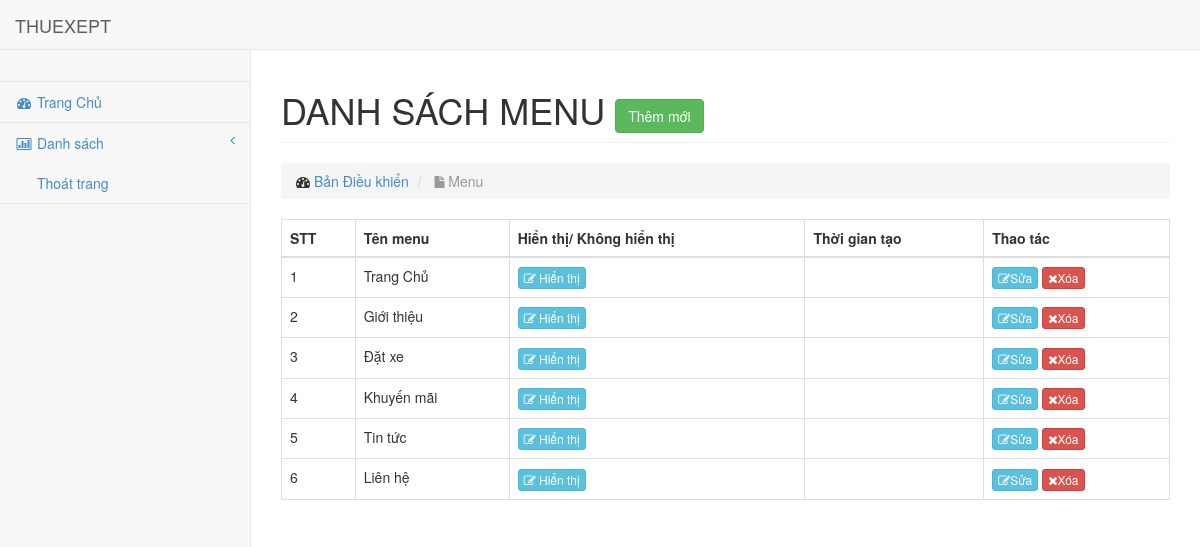
The page /admin/modules/menu/index.php on the database its author committed.
### tables this page shows
CREATE TABLE IF NOT EXISTS `menu` (
`id` int(11) NOT NULL,
  `name` varchar(100) DEFAULT NULL,
  `slug` varchar(100) DEFAULT NULL,
  `images` varchar(100) DEFAULT NULL,
  `home` tinyint(4) DEFAULT '1',
  `created_at` timestamp NULL DEFAULT NULL,
  `updated_at` timestamp NULL DEFAULT NULL ON UPDATE CURRENT_TIMESTAMP
);

### libraries/database.php (called while the page is built, shortened)
<?php
class Database
{
    public $link;
    public function __construct()
    {
        $this->link = mysqli_connect("localhost", "root", "", "xehaidang") or die ();
        mysqli_set_charset($this->link, "utf8");
    }
    public function fetchsql($sql, $debug = false)
    {
        $result = mysqli_query($this->link, $sql) or die("Lỗi  truy vấn sql " . mysqli_error($this->link));
        $data = [];
        if ($result) {
            while ($num = mysqli_fetch_assoc($result)) {
                $data[] = $num;
            }
        }
        return $data;
    }
    public function fetchAll($table)
    {
        $sql = "SELECT * FROM {$table} WHERE 1";
        $result = mysqli_query($this->link, $sql) or die("Lỗi Truy Vấn fetchAll " . mysqli_error($this->link));
        $data = [];
        if ($result) {
            while ($num = mysqli_fetch_assoc($result)) {
                $data[] = $num;
            }
        }
        return $data;
    }
}
?>

### admin/autoload/autoload.php (called while the page is built, shortened)
<?php
require_once __DIR__ . "/../../libraries/database.php";
$db = new Database;
$sqlmennu = "SELECT * FROM menu ORDER BY updated_at";
$MENULIST = $db->fetchsql($sqlmennu);
?>

### admin/modules/menu/index.php (the view, shortened to what this page needs)
<?php
require_once __DIR__ . "/../../autoload/autoload.php";
$menu = $db->fetchAll("menu");
?>
<?php require_once __DIR__ . "/../../layouts/header.php"; ?>
<div id="page-wrapper">
    <div class="row">
        <div class="col-lg-12">
            <h1 class="page-header">
                DANH SÁCH MENU
                <a href="add.php" class="btn btn-success">Thêm mới</a>
            </h1>
            <ol class="breadcrumb">
                <li>
                    <i class="fa fa-dashboard"></i> <a href="index.html">Bản Điều khiển</a>
                </li>
                <li class="active">
                    <i class="fa fa-file"></i> Menu
                </li>
            </ol>
        </div>
    </div>
    <div class="row">
        <div class="col-md-12">
            <div class="table-responsive">
                <table class="table table-bordered table-hover">
                    <thead>
                    <tr>
                        <th>STT</th>
                        <th>Tên menu</th>
                        <th>Hiển thị/ Không hiển thị</th>
                        <th>Thời gian tạo</th>
                        <th>Thao tác</th>
                    </tr>
                    </thead>
                    <tbody>
                    <?php $stt = 1;
                    foreach ($menu as $item) : ?>
                        <tr>
                            <td><?php echo $stt ?></td>
                            <td><?php echo $item['name'] ?></td>
                            <td>
                                <a href="home.php?id=<?php echo $item['id'] ?>"
                                   class="btn btn-xs <?php echo $item['home'] == 1 ? 'btn-info' : 'btn-default' ?>">
                                    <i class="fa fa-edit"></i>
                                    <?php echo $item['home'] == 1 ? 'Hiển thị' : 'Không hiển thị' ?>
                                </a>
                            </td>
                            <td><?php echo $item['created_at'] ?></td>
                            <td>
                                <a class="btn btn-xs btn-info" href="edit.php?id=<?php echo $item['id'] ?>"><i
                                            class="fa fa-edit"></i>Sửa</a>
                                <a class="btn btn-xs btn-danger" href="delete.php?id=<?php echo $item['id'] ?>"><i
                                            class="fa fa-times"></i>Xóa</a>
                            </td>
                        </tr>
                        <?php $stt++; endforeach ?>
                    </tbody>
                </table>
            </div>
        </div>
    </div>
</div>
<?php require_once __DIR__ . "/../../layouts/footer.php"; ?>

### public/admin/css/sb-admin.css (style rules this page uses)
body { padding-top: 100px; background-color: #f8f8f8; }
@media (min-width: 768px) { body { padding-top: 50px; } }
#page-wrapper { padding: 0 15px; min-height: 568px; background-color: #fff; }
@media (min-width: 768px) { #page-wrapper { position: inherit; margin: 0 0 0 250px; padding: 0 30px; min-height: 1300px; border-left: 1px solid #e7e7e7; } }

### rows shown on the page
menu: name "Trang Chủ", home "Hiển thị"
menu: name "Giới thiệu", home "Hiển thị"
menu: name "Đặt xe", home "Hiển thị"
menu: name "Khuyến mãi", home "Hiển thị"
menu: name "Tin tức", home "Hiển thị"
menu: name "Liên hệ", home "Hiển thị"
